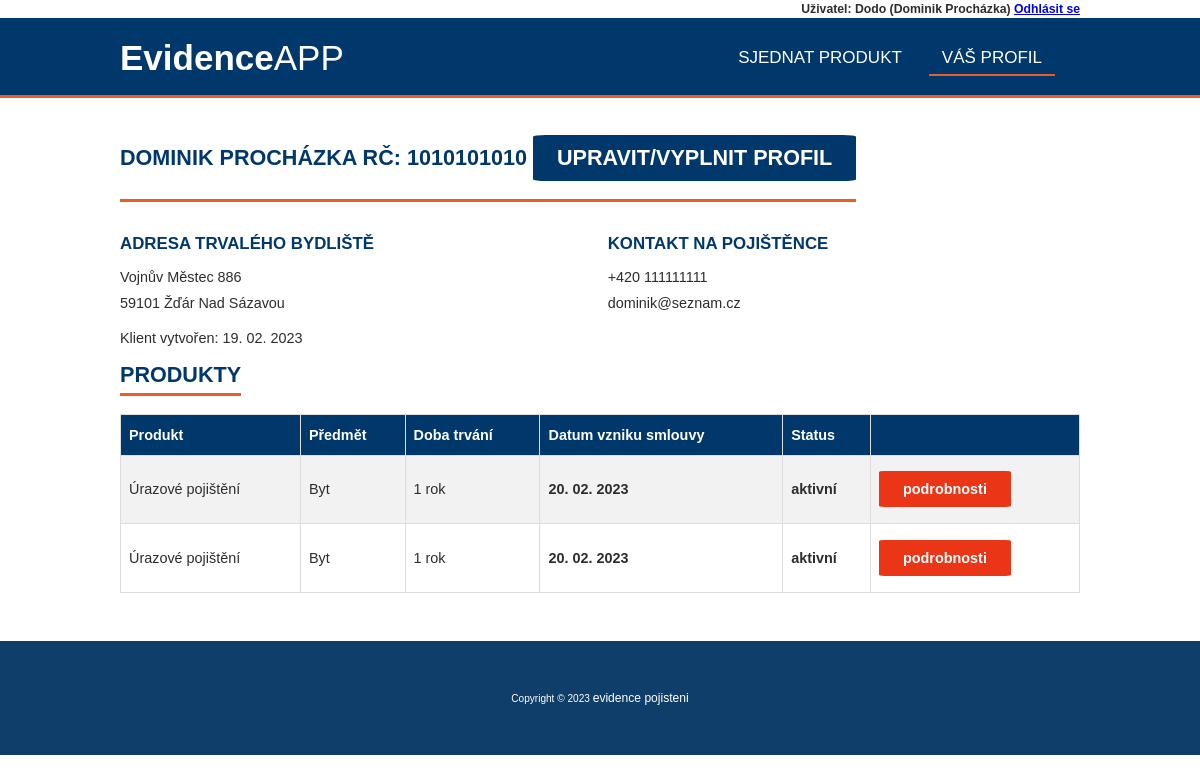
The page /user/ (signed in) on the database its author committed.
### evidence_pojisteni/models.py (models this page shows, shortened)
class Klient(models.Model):
    user = models.OneToOneField(User, null=True, on_delete=models.CASCADE)
    jmeno = models.CharField(max_length=200, null=True, verbose_name='Jméno')
    prijmeni = models.CharField(max_length=180, null=True, verbose_name='Příjmení')
    rodne_cislo = models.CharField(max_length=10, validators=[rodne_cislo], null=True, unique=True, verbose_name='Rodné číslo')
    ulice = models.CharField(max_length=180, null=True, verbose_name='Ulice')
    cislo_popisne = models.CharField(max_length=15, null=True, verbose_name='Číslo popisné')
    psc = models.CharField(max_length=5, validators=[psc], null=True, verbose_name='PSČ')
    mesto = models.CharField(max_length=120, null=True, verbose_name='Město')
    e_mail = models.EmailField(max_length=120, null=True, unique=True, verbose_name='E-mail')
    telefon = models.CharField(max_length=9,validators=[telefon], null=True, unique=True, verbose_name='Telefon')
    date_created = models.DateTimeField(auto_now_add=True, null=True, verbose_name='Datum registrace')
    class Meta:
            verbose_name="Klient"
            verbose_name_plural="Klienti"

class Produkty(models.Model):
    VYBER_PRODUKTU = (
    ('Pojištění majetku','Pojištění majetku'),
    ('Úrazové pojištění','Úrazové pojištění'),
    ('Cestovní pojištění','Cestovní pojištění'),
    )
    STATUS = (
        ('aktivní', 'Aktivní'),
        ('neaktivní', 'Neaktivní'),
    )
    DOBA_TRVANI = (
        ('1 rok', '1 rok'),
        ('2 roky', '2 roky'),
        ('Na neurčito', 'na neurčito'),
    )
    klient = models.ForeignKey(Klient, null=True, on_delete=models.SET_NULL)
    nazev_produktu = models.CharField(
        max_length=80,
        choices=VYBER_PRODUKTU,
        null=True,
        verbose_name='Název produktu')
    predmet = models.CharField(max_length=80, null=True, verbose_name='Předmět produktu')
    castka = models.CharField(max_length=10, validators=[only_int], null=True, verbose_name='Částka')
    doba_trvani = models.CharField(
        max_length=80,
        null=True,
        choices=DOBA_TRVANI,
        verbose_name='Doba trvání smlouvy',
        )
    platnost_od = models.CharField(max_length=20,null=True, verbose_name='Platnost od')
    platnost_do = models.CharField(max_length=20,null=True, verbose_name='Platnost do')
    date_created = models.DateTimeField(auto_now_add=True, null=True, verbose_name='Datum registrace')
    status = models.CharField(
        max_length=32,
        choices=STATUS,
        null=True,
        default='aktivni',
        verbose_name='Status',
    )
    def __str__(self):
        return  f"{self.nazev_produktu} Doba trvání {self.doba_trvani}"
    class Meta:
            verbose_name="Produkt"
            verbose_name_plural="Produkty"

### evidence_pojisteni/decorators.py (the view)
        def wrapper_func(request, *args, **kwargs):
            group = None
            if request.user.groups.exists():
                group = request.user.groups.all()[0].name
            if group in allowed_roles:
                return view_func(request, *args, **kwargs)
            else:
                return HttpResponse('Pro zobrazení dané stránky nemáš oprávnění')

### evidence_pojisteni/views.py (called while the page is built)
@login_required(login_url='login')
@allowed_users(allowed_roles=['klient'])
def userPage(request):
    produkty = request.user.klient.produkty_set.all()
    produkty_celkem = produkty.count()
    klient = request.user.klient
    if klient.rodne_cislo is None:
        logout(request)
        return redirect('login')
    context = {'produkty':produkty, 'produkty_celkem':produkty_celkem, 'klient':klient}
    print(produkty)
    return render(request, 'evidence_pojisteni/user.html', context)

### evidence_pojisteni/templates/evidence_pojisteni/user.html
{% extends "base.html" %}
{% block content %}
    <h2>{{ klient.jmeno }} {{ klient.prijmeni }} RČ: {{ klient.rodne_cislo|default_if_none:'' }} <span class="tlacitko tlacitko1">upravit/vyplnit profil</span> </h2>
        <section class="section">
            <div class="col span-1-of-2">
                <h3>Adresa trvalého bydliště</h3>
                <p>{{ klient.ulice|default_if_none:'' }} {{ klient.cislo_popisne|default_if_none:'' }}</p>
                <p>{{ klient.psc|default_if_none:'' }}  {{klient.mesto|default_if_none:''}}</p>
            </div>
            <div class="col span-1-of-2">
                <h3>Kontakt na pojištěnce</h3>
                <p>+420 {{ klient.telefon|default_if_none:'' }} </p>
                <p>{{ klient.e_mail|default_if_none:'' }}</p>
            </div>
        </section>
                <p>Klient vytvořen: {{ klient.date_created }}</p>
    <h2>Produkty</h2>
    <table id="klienti">
        <tr>
            <th>Produkt</th>
            <th>Předmět</th>
            <th>Doba trvání</th>
            <th>Datum vzniku smlouvy</th>
            <th>Status</th>
            <th></th>
        </tr>
        {% for produkty in produkty %}
        <tr>
            <td>{{ produkty.nazev_produktu }}</td>
            <td>{{ produkty.predmet }}</td>
            <td>{{ produkty.doba_trvani }}</td>
            <td><strong>{{ produkty.date_created }}</strong></td>
            <td><strong>{{ produkty.status }}</strong></td>
            <td>
                <a class="tlacitko tlacitko2" href="{% url 'produkt' produkty.id %}">podrobnosti</a>
        </tr>
        {% endfor %}
    </table>
{% endblock content %}

### evidence_pojisteni/templates/base.html (shortened to what this page needs)
<!DOCTYPE html>
<html lang="cs-cz">
<head>
    {% load static %}
    <link rel="stylesheet" type="text/css" href=" {% static '/evidence_pojisteni/style.css' %} ">
    <link rel="stylesheet" href=" {% static '/evidence_pojisteni/grid.css' %} ">
    <link rel="stylesheet" href=" {% static '/evidence_pojisteni/all.css' %} ">
    <link rel="stylesheet" type="text/css" href=" {% static '/evidence_pojisteni/sheet.css' %} ">
    <link rel="stylesheet" href="https://use.fontawesome.com/releases/v5.6.1/css/all.css">
</head>
<body>
    <div class="user_panel">
        <span>Uživatel: {{request.user}} ({{request.user.klient.jmeno}} {{request.user.klient.prijmeni}})</span>
        <span><a href="{% url 'logout' %}">Odhlásit se</a></span>
    </div>
    <header id="header">
        <nav>
            <label class="logo"><span>Evidence</span>APP</label>
            <ul>
                {% url 'produkty' as produkty_url %}
                <li><a class="{% if request.path == produkty_url %}active{% endif %}" href="{% url 'produkty' %}">Sjednat produkt</a></li>
                {% url 'user_page' as user_url %}
                <li><a class="{% if request.path == user_url %}active{% endif %}" href="{% url 'user_page' %}">Váš profil</a></li>
            </ul>
        </nav>
    </header>
    <main id="centrovac" class="content">
        {% block content %}
        {% endblock %}
    </main>
    <footer>
        <p>Copyright © 2023 <a href="{% url 'home' %}">evidence pojisteni</a></p>
    </footer>
</body>
</html>

### evidence_pojisteni/static/evidence_pojisteni/style.css (style rules this page uses)
* { margin: 0 auto; padding: 0; box-sizing: border-box; font-family: Arial, Helvetica, sans-serif; }
body { font: 0.9em "Poppins"; color: #2d2d2d; box-sizing: border-box; }
#centrovac { width: 960px; margin: 0 auto; text-align: justify; }
p { margin:10px 0; }
.user_panel { max-width: 960px; text-align: end; color: #2d2d2d; font-size: 0.85em; font-weight: 200; margin: 0.15em auto; }
#header { background-color: #00386b; height: 80px; width: 100%; position: sticky; top: 0; z-index: 100; border-bottom: 3px solid #eb5c28; margin-bottom: 1.5em; }
nav { max-width: 960px; height: 80px; border-bottom: 3px solid #eb5c28; }
label.logo { color: white; font-size: 35px; line-height: 80px; }
span { font-weight: bold; }
nav ul { float: right; margin-right: 20px; }
nav ul li { display: inline-block; line-height: 80px; margin: 0px 5px; }
nav ul li a { color: white; font-size: 17px; text-transform: uppercase; padding: 7px 13px; text-decoration: none; }
a.active { border-bottom:2px solid #eb5c28; }
#klienti { font-family: Arial, Helvetica, sans-serif; border-collapse: collapse; width: 100%; }
#klienti td, #klienti th { border: 1px solid #ddd; padding: 8px; }
#klienti tr:nth-child(even) { background-color: #f2f2f2; }
#klienti th { padding-top: 12px; padding-bottom: 12px; text-align: left; background-color: #00386b; color: white; }
#klienti td a { text-decoration: none; }
#centrovac { max-width: 80%; margin: 0 auto; text-align: justify; }
h1, h2, h3 { color: #00386b; width: max-content; padding: 5px 0; font-weight: bold; text-transform: uppercase; margin: 0; }
h1, h2 { margin: 0; font-size: 1.5em; border-bottom: 3px solid #eb5c28; margin-bottom: 0.8em; margin-top: 0.5em; }
h3 { margin-bottom: 0.5em; }
.content { width: 80%; margin: auto; margin-top: 80px; margin-bottom: 80px; }
.tlacitko { border: none; border-radius: 4%; color: white; font-weight: bold; padding: 10px 24px; text-align: center; text-decoration: none; display: inline-block; font-size: 1em; margin-top: 0.5em; margin-bottom: 0.6em; }
.tlacitko1 { background-color: #00386b; }
.tlacitko2 { background-color: #ea3616; }
footer { background-color: #103e6b; height: 20%; text-align: center; font-size: 0.7em; color: white; padding: 40px; margin-top: 4%; }
footer a { color: white; font-size: 1.2em; text-decoration: none; }

### evidence_pojisteni/static/evidence_pojisteni/grid.css (style rules this page uses)
.section { clear: both; padding: 0px; margin: 0px; }
.col { display: block; float:left; margin: 1% 0 1% 1.6%; }
.col:first-child { margin-left: 0; }
.span-1-of-2 { width: 49.2%; }

### rows shown on the page
Klient: jmeno "DOMINIK", prijmeni "PROCHÁZKA", rodne_cislo "1010101010", ulice "Vojnův Městec", cislo_popisne "886", psc "59101", mesto "Žďár Nad Sázavou", telefon "111111111", e_mail "dominik@seznam.cz", date_created "19. 02. 2023"
Produkty: nazev_produktu "Úrazové pojištění", predmet "Byt", doba_trvani "1 rok", date_created "20. 02. 2023", status "aktivní"
Produkty: nazev_produktu "Úrazové pojištění", predmet "Byt", doba_trvani "1 rok", date_created "20. 02. 2023", status "aktivní"

### other values the page prints
{{ request.user }} "Dodo"
{{ request.user.klient.jmeno }} "Dominik"
{{ request.user.klient.prijmeni }} "Procházka"
